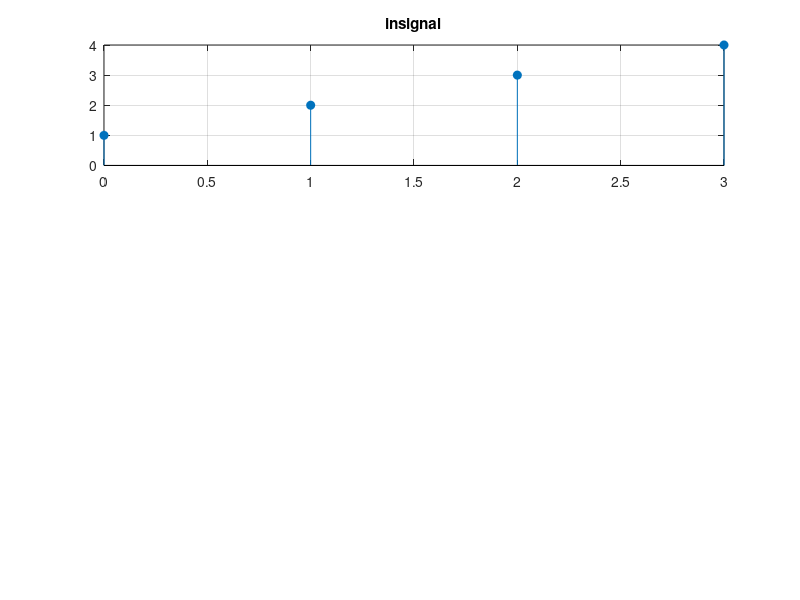

The MATLAB source for this figure: (Note: this script raises an error after producing the figure.)
x = [1, 2, 3, 4];
N = length(x);
n = 0:N-1;
subplot(3, 1, 1);
stem(n,x, 'filled');
title('insignal');
grid on;

X = c_dft(x);
k = 0:N-1;
subplot(3,1,2);
stem(k, abs(X), 'filled');
title('dft');
grid on;

x_inv = c_idft(X);
k = 0:N-1;
subplot(3,1,3);
stem(k, x_inv, 'filled');
title('idft');
grid on;


function X = c_dft(x)
    N = length(x);
    X = zeros(1, N);
    for k = 0:N-1
        for n = 0:N-1
            X(k+1) = X(k+1) + x(n+1) * exp(-1j * 2 * pi * k * n / N);
        end
    end
end

function x_inv = c_idft(X)
    N = length(X);
    x_inv = zeros(1, N);
    for k = 0:N-1
        for n = 0:N-1
            x_inv(k+1) = x_inv(k+1) + (1/N)*(X(n+1) * exp(1j * 2 * pi * k * n / N));
        end
    end
end
